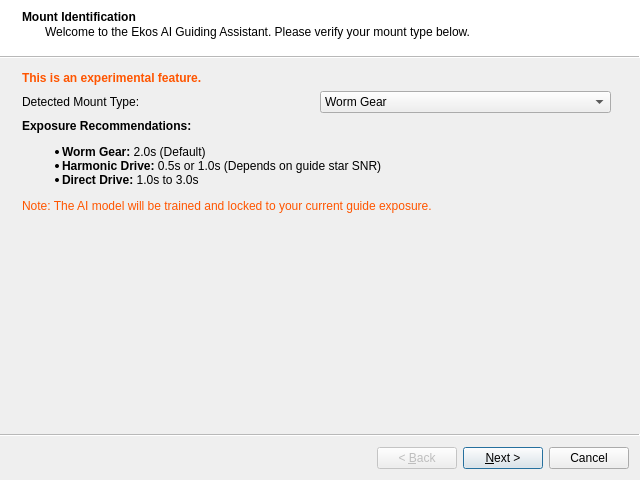
<?xml version="1.0" encoding="UTF-8"?>
<ui version="4.0">
 <class>OpsAIGuide</class>
 <widget class="QWizard" name="OpsAIGuide">
  <property name="geometry">
   <rect>
    <x>0</x>
    <y>0</y>
    <width>640</width>
    <height>480</height>
   </rect>
  </property>
  <property name="windowTitle">
   <string>Ekos Guide AI Assistant (Experimental)</string>
  </property>
  <property name="wizardStyle">
   <enum>QWizard::ModernStyle</enum>
  </property>
  <widget class="QWizardPage" name="wizardPage1">
   <property name="title">
    <string>Mount Identification</string>
   </property>
   <property name="subTitle">
    <string>Welcome to the Ekos AI Guiding Assistant. Please verify your mount type below.</string>
   </property>
   <layout class="QVBoxLayout" name="verticalLayout_1">
    <item>
     <widget class="QLabel" name="experimentalWarningLabel">
      <property name="text">
       <string>&lt;html&gt;&lt;head/&gt;&lt;body&gt;&lt;p&gt;&lt;span style=&quot; color:#ff5500; font-weight:600;&quot;&gt;This is an experimental feature. &lt;/span&gt;&lt;/p&gt;&lt;/body&gt;&lt;/html&gt;</string>
      </property>
      <property name="wordWrap">
       <bool>true</bool>
      </property>
     </widget>
    </item>
    <item>
     <layout class="QHBoxLayout" name="horizontalLayout_1">
      <item>
       <widget class="QLabel" name="label">
        <property name="text">
         <string>Detected Mount Type:</string>
        </property>
       </widget>
      </item>
      <item>
       <widget class="QComboBox" name="mountTypeCombo">
        <item>
         <property name="text">
          <string>Worm Gear</string>
         </property>
        </item>
        <item>
         <property name="text">
          <string>Harmonic Drive</string>
         </property>
        </item>
        <item>
         <property name="text">
          <string>Direct Drive</string>
         </property>
        </item>
       </widget>
      </item>
      <item>
       <spacer name="horizontalSpacer_1">
        <property name="orientation">
         <enum>Qt::Horizontal</enum>
        </property>
       </spacer>
      </item>
     </layout>
    </item>
    <item>
     <widget class="QLabel" name="exposureLabel">
      <property name="text">
       <string>&lt;html&gt;&lt;head/&gt;&lt;body&gt;&lt;p&gt;&lt;span style=&quot; font-weight:600;&quot;&gt;Exposure Recommendations:&lt;/span&gt;&lt;/p&gt;&lt;ul&gt;&lt;li&gt;&lt;span style=&quot; font-weight:600;&quot;&gt;Worm Gear:&lt;/span&gt; 2.0s (Default)&lt;/li&gt;&lt;li&gt;&lt;span style=&quot; font-weight:600;&quot;&gt;Harmonic Drive:&lt;/span&gt; 0.5s or 1.0s (Depends on guide star SNR)&lt;/li&gt;&lt;li&gt;&lt;span style=&quot; font-weight:600;&quot;&gt;Direct Drive:&lt;/span&gt; 1.0s to 3.0s&lt;/li&gt;&lt;/ul&gt;&lt;p&gt;&lt;span style=&quot; color:#ff5500;&quot;&gt;Note: The AI model will be trained and locked to your current guide exposure.&lt;/span&gt;&lt;/p&gt;&lt;/body&gt;&lt;/html&gt;</string>
      </property>
      <property name="wordWrap">
       <bool>true</bool>
      </property>
     </widget>
    </item>
    <item>
     <spacer name="verticalSpacer_1">
      <property name="orientation">
       <enum>Qt::Vertical</enum>
      </property>
     </spacer>
    </item>
   </layout>
  </widget>
  <widget class="QWizardPage" name="wizardPage2">
   <property name="title">
    <string>Protocol Preview</string>
   </property>
   <property name="subTitle">
    <string>The assistant will perform the following steps to characterize the tracking errors.</string>
   </property>
   <layout class="QVBoxLayout" name="verticalLayout_2">
    <item>
     <widget class="QLabel" name="algorithmWarningLabel">
      <property name="text">
       <string>&lt;html&gt;&lt;head/&gt;&lt;body&gt;&lt;p&gt;&lt;span style=&quot; color:#ff5500;&quot;&gt;The Guide AI Assistant requires the Standard guiding algorithm for both axes during data collection. Your current settings will be temporarily changed to Standard for the duration of the wizard and restored when it completes.&lt;/span&gt;&lt;/p&gt;&lt;/body&gt;&lt;/html&gt;</string>
      </property>
      <property name="wordWrap">
       <bool>true</bool>
      </property>
     </widget>
    </item>
    <item>
     <widget class="QStackedWidget" name="protocolStackedWidget">
      <property name="currentIndex">
       <number>0</number>
      </property>
      <widget class="QWidget" name="pageWormGear">
       <layout class="QVBoxLayout" name="verticalLayout_WormGear">
        <property name="leftMargin">
         <number>0</number>
        </property>
        <property name="rightMargin">
         <number>0</number>
        </property>
        <item>
         <widget class="QLabel" name="labelWormGear">
          <property name="text">
           <string>&lt;html&gt;&lt;head/&gt;&lt;body&gt;&lt;p&gt;&lt;span style=&quot; font-weight:600;&quot;&gt;Worm Gear Protocol (~45 mins):&lt;/span&gt;&lt;br/&gt;1. Slew to High Altitude : Free drift, then standard guiding.&lt;br/&gt;2. Slew to Lower Altitude : Free drift, then standard guiding.&lt;br/&gt;3. Slew to High Altitude : Standard guiding.&lt;/p&gt;&lt;/body&gt;&lt;/html&gt;</string>
          </property>
          <property name="wordWrap">
           <bool>true</bool>
          </property>
         </widget>
        </item>
       </layout>
      </widget>
      <widget class="QWidget" name="pageHarmonic">
       <layout class="QVBoxLayout" name="verticalLayout_Harmonic">
        <property name="leftMargin">
         <number>0</number>
        </property>
        <property name="rightMargin">
         <number>0</number>
        </property>
        <item>
         <widget class="QLabel" name="labelHarmonic">
          <property name="text">
           <string>&lt;html&gt;&lt;head/&gt;&lt;body&gt;&lt;p&gt;&lt;span style=&quot; font-weight:600;&quot;&gt;Harmonic Drive Protocol (~35 mins):&lt;/span&gt;&lt;br/&gt;1. Slew to High Altitude: Free drift, pulse response test, then standard guiding.&lt;br/&gt;2. Slew to Lower Altitude: Free drift, then standard guiding.&lt;/p&gt;&lt;/body&gt;&lt;/html&gt;</string>
          </property>
          <property name="wordWrap">
           <bool>true</bool>
          </property>
         </widget>
        </item>
       </layout>
      </widget>
      <widget class="QWidget" name="pageDirectDrive">
       <layout class="QVBoxLayout" name="verticalLayout_DirectDrive">
        <property name="leftMargin">
         <number>0</number>
        </property>
        <property name="rightMargin">
         <number>0</number>
        </property>
        <item>
         <widget class="QLabel" name="labelDirectDrive">
          <property name="text">
           <string>&lt;html&gt;&lt;head/&gt;&lt;body&gt;&lt;p&gt;&lt;span style=&quot; font-weight:600;&quot;&gt;Direct Drive Protocol (~20 mins):&lt;/span&gt;&lt;br/&gt;1. Slew to High, Mid, and Low Altitudes: Free drift at each position.&lt;/p&gt;&lt;/body&gt;&lt;/html&gt;</string>
          </property>
          <property name="wordWrap">
           <bool>true</bool>
          </property>
         </widget>
        </item>
       </layout>
      </widget>
     </widget>
    </item>

    <item>
     <widget class="Line" name="line">
      <property name="orientation">
       <enum>Qt::Horizontal</enum>
      </property>
     </widget>
    </item>

    <item>
     <spacer name="verticalSpacer_2">
      <property name="orientation">
       <enum>Qt::Vertical</enum>
      </property>
     </spacer>
    </item>
   </layout>
  </widget>
  <widget class="QWizardPage" name="wizardPage3">
   <property name="title">
    <string>System Identification Progress</string>
   </property>
   <property name="subTitle">
    <string>Collecting mount telemetry. Please do not interrupt the process unless necessary.</string>
   </property>
   <layout class="QVBoxLayout" name="verticalLayout_3">
    <item>
     <widget class="QLabel" name="statusLabel">
      <property name="text">
       <string>Ready to begin...</string>
      </property>
     </widget>
    </item>
    <item>
     <layout class="QHBoxLayout" name="horizontalLayout_progress">
      <item>
       <widget class="QProgressBar" name="progressBar">
        <property name="value">
         <number>0</number>
        </property>
       </widget>
      </item>
      <item>
       <widget class="QPushButton" name="stopButton">
        <property name="text">
         <string>Stop</string>
        </property>
        <property name="icon">
         <iconset theme="process-stop"/>
        </property>
       </widget>
      </item>
     </layout>
    </item>
    <item>
     <widget class="QTextEdit" name="logTextEdit">
      <property name="readOnly">
       <bool>true</bool>
      </property>
      <property name="html">
       <string>&lt;!DOCTYPE HTML PUBLIC &quot;-//W3C//DTD HTML 4.0//EN&quot; &quot;http://www.w3.org/TR/REC-html40/strict.dtd&quot;&gt;
&lt;html&gt;&lt;head&gt;&lt;meta name=&quot;qrichtext&quot; content=&quot;1&quot; /&gt;&lt;style type=&quot;text/css&quot;&gt;
p, li { white-space: pre-wrap; }
&lt;/style&gt;&lt;/head&gt;&lt;body style=&quot; font-family:'Ubuntu'; font-size:11pt; font-weight:400; font-style:normal;&quot;&gt;
&lt;p style=&quot; margin-top:0px; margin-bottom:0px; margin-left:0px; margin-right:0px; -qt-block-indent:0; text-indent:0px;&quot;&gt;Waiting to start...&lt;/p&gt;&lt;/body&gt;&lt;/html&gt;</string>
      </property>
     </widget>
    </item>
   </layout>
  </widget>
  <widget class="QWizardPage" name="wizardPage4">
   <property name="title">
    <string>Data Collection Complete</string>
   </property>
   <property name="subTitle">
    <string>System identification data has been saved. Please choose a training method.</string>
   </property>
   <layout class="QVBoxLayout" name="verticalLayout_4">
    <item>
     <spacer name="verticalSpacer_top">
      <property name="orientation">
       <enum>Qt::Vertical</enum>
      </property>
     </spacer>
    </item>
    <item>
     <widget class="QPushButton" name="exportOfflineButton">
      <property name="text">
       <string>Export for offline training</string>
      </property>
      <property name="toolTip">
       <string>Saves the system identification data to a JSON file so you can train the AI model on your local computer using the provided Python scripts.</string>
      </property>
      <property name="icon">
       <iconset theme="document-export"/>
      </property>
      <property name="minimumSize">
       <size>
        <width>0</width>
        <height>40</height>
       </size>
      </property>
     </widget>
    </item>
    <item>
     <widget class="QPushButton" name="trainEkosLiveButton">
      <property name="text">
       <string>Train in EkosLive</string>
      </property>
      <property name="toolTip">
       <string>Uploads anonymized data to EkosLive Cloud to instantly train your model using community baselines. (Target coordinates are stripped).</string>
      </property>
      <property name="icon">
       <iconset theme="network-cloud"/>
      </property>
      <property name="minimumSize">
       <size>
        <width>0</width>
        <height>40</height>
       </size>
      </property>
     </widget>
    </item>
    <item>
     <spacer name="verticalSpacer_bottom">
      <property name="orientation">
       <enum>Qt::Vertical</enum>
      </property>
     </spacer>
    </item>
   </layout>
  </widget>
 </widget>
 <resources/>
 <connections>
  <connection>
   <sender>mountTypeCombo</sender>
   <signal>currentIndexChanged(int)</signal>
   <receiver>protocolStackedWidget</receiver>
   <slot>setCurrentIndex(int)</slot>
   <hints>
    <hint type="sourcelabel">
     <x>0</x>
     <y>0</y>
    </hint>
    <hint type="destinationlabel">
     <x>0</x>
     <y>0</y>
    </hint>
   </hints>
  </connection>
 </connections>
</ui>
